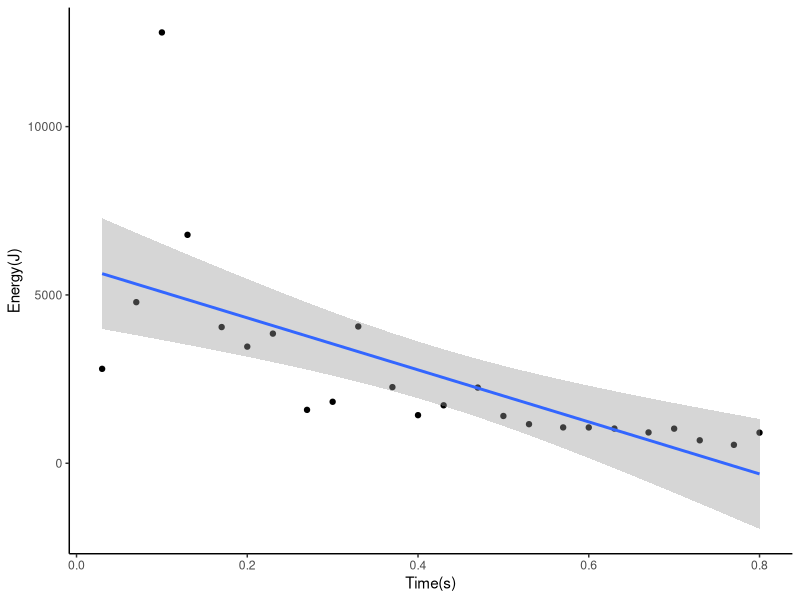

Write the R code that produced this figure.
#Tutorial 12 Assignment 
setwd("/Users/erinmaron/Desktop/r-novice-inflammation/BioComp/ClassWork/Biocomp_tutorial12")

#Problem 1
#Uses Energy vs. Time Data for a football player doing a flip, data collected from a Physics project 
library(ggplot2)
data<-read.table(file="Energy.txt", header=TRUE, sep="\t")

ggplot(data=data, aes(x=Time, y=Energy))+
  geom_point() +
  ylab("Energy(J)")+
  xlab("Time(s)")+
  theme_classic()+
  stat_smooth(method = "lm")
